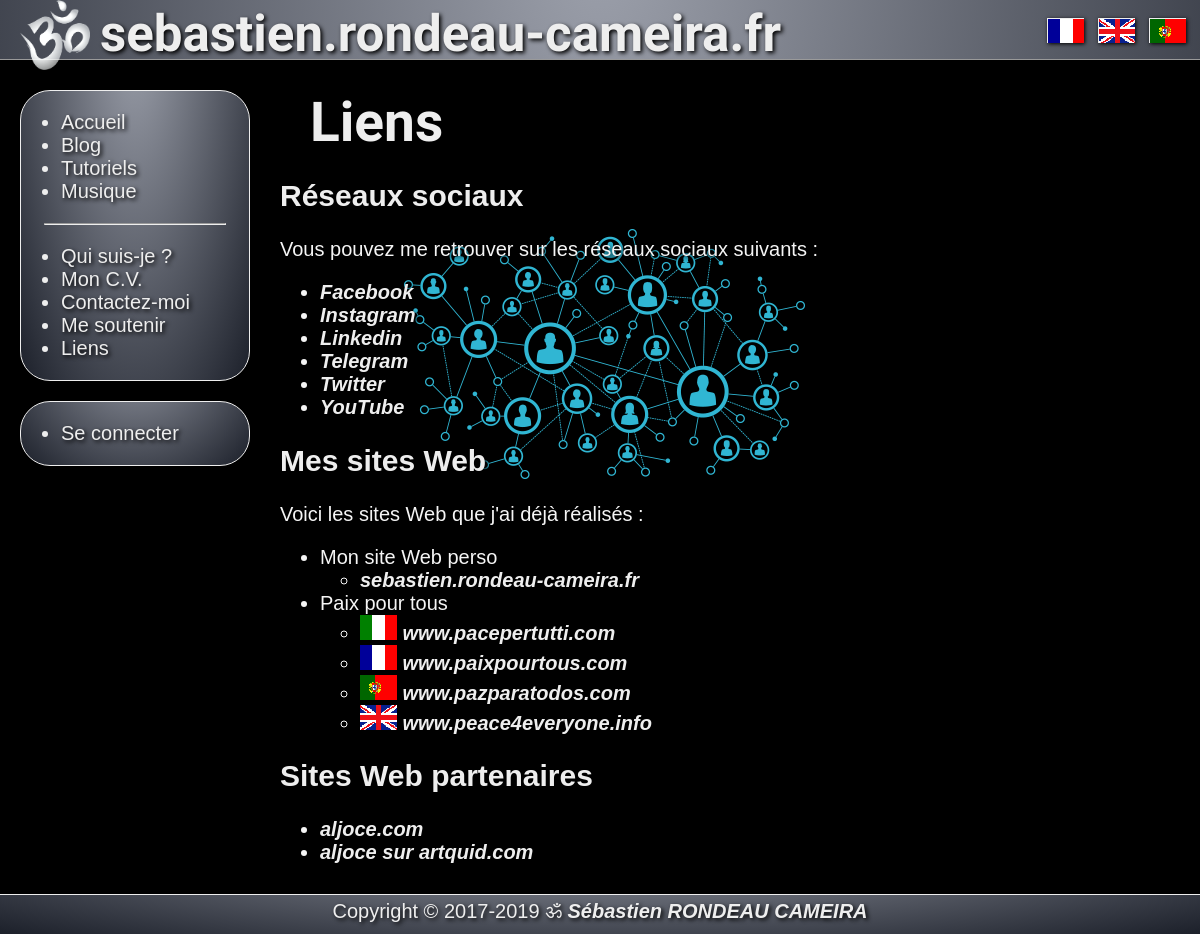
Page /?page=links on the earlier database version.
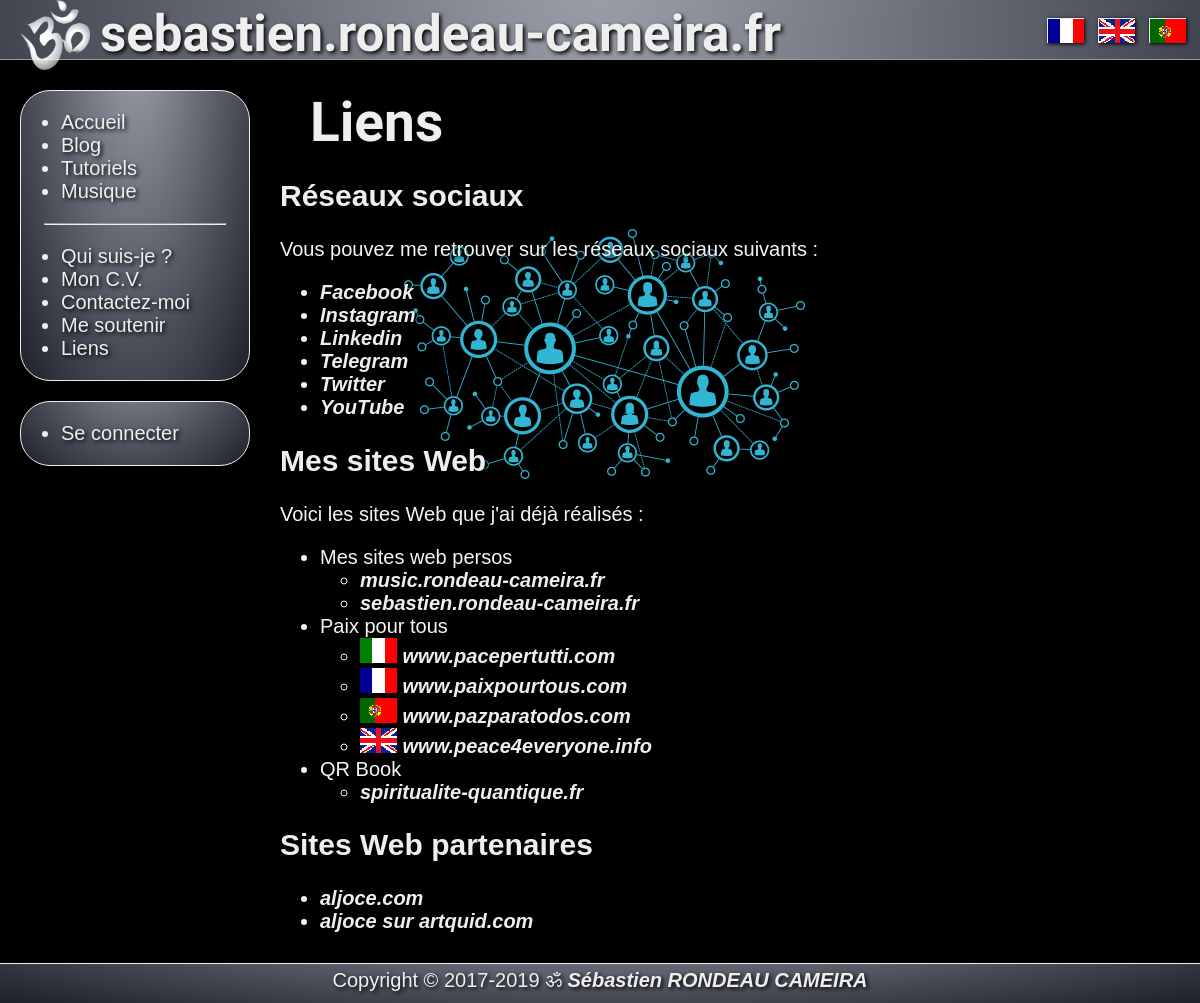
Same page on the later database version.
### tables this page shows
CREATE TABLE IF NOT EXISTS `pages_fr` (
`page_id` int(11) NOT NULL,
  `page_slug` varchar(11) NOT NULL,
  `page_title` varchar(50) NOT NULL,
  `page_content` longtext NOT NULL
);

### public_html/index.php (called while the page is built, shortened)
<?php
    require './includes/inc_gestion_lang.php';
    if (!empty($_GET['page'])) {
        $slug = $_GET['page'];
    }
    else {
        $slug = "home";
        $og_type = "website";
    }
    $pages = new Pages();
    if($lang == 'en') {
        $page = $pages->findEn($slug);
    } elseif($lang == 'pt') {
        $page = $pages->findPt($slug);
    } else {
        $page = $pages->findFr($slug);
    }
    $title = $page['page_title'];
    $text = $page['page_content'];
    require './includes/inc_head.php';
    require './includes/inc_header.php';
    require './includes/inc_block_menu.php';
    require './includes/inc_page_'.$slug.'.php';
    require './includes/inc_footer.php';

### public_html/includes/inc_gestion_lang.php (called while the page is built, shortened)
<?php
    if(isset($_SESSION['lang'])) {
        if($_SESSION['lang'] == 'en') {
            $_SESSION['lang'] = 'en';
            $lang = "en";
        } elseif($_SESSION['lang'] == 'pt') {
            $_SESSION['lang'] = 'pt';
            $lang = "pt";
        } else {
            $_SESSION['lang'] = "fr";
            $lang = "fr";
        }
    } else {
        $lang = "fr";
    }

### public_html/App/Db.php (called while the page is built, shortened)
<?php
abstract class Db
{
    protected static $_instance = null;
    public static function getInstance()
    {
        if(self::$_instance === null)
        {
            self::$_instance = new PDO
            (
                'mysql:host=localhost;dbname=sebastien;charset=utf8',
                'sebastien',
                '6spCeWFu8smHKY51',
                [
                    PDO::ATTR_ERRMODE => PDO::ERRMODE_EXCEPTION,
                    PDO::ATTR_DEFAULT_FETCH_MODE => PDO::FETCH_ASSOC
                ]
            );
        }
        return self::$_instance;
    }
    public function __construct()
    {
        $this->pdo = Db::getInstance();
    }
}

### public_html/App/Classes/Pages.php (called while the page is built, shortened)
<?php
class Pages extends Db
{
    public function findFr(string $slug)
    {
        $sql = "SELECT
        `page_id`,
        `page_slug`,
        `page_title`,
        `page_content`
        FROM `pages_fr`
        WHERE `page_slug` = :page_slug";
        $stmt = $this->pdo->prepare($sql);
        $stmt->bindValue(
            ':page_slug',
            $slug
        );
        if($stmt->execute())
        {
            $result = $stmt->fetch();
        }
        return $result;
    }
}

### public_html/includes/inc_page_links.php (the view)
        <article>
            <div class="title"><?php echo $title; ?></div>
            <div class="article">
                <div class="links">
<?php echo $text; ?>
                </div>
            </div>
        </article>

### public_html/includes/inc_head.php (shortened to what this page needs)
<!DOCTYPE html>
<html lang="<?php echo($lang); ?>">
<head>
    <link rel="stylesheet" href="/css/style.css">
</head>

### public_html/includes/inc_header.php
<body>
    <header>
        <a href="/">
            <img src="/images/aum_blanc.png" alt="Logo" id="logo-img">
            <h1 id="logo-txt">sebastien.rondeau-cameira.fr</h1>
        </a>
        <div id="barre-lang">
            <form method="POST">
                <input type="submit" name="lang" id="flag-fr" value="fr"> -
                <input type="submit" name="lang" id="flag-en" value="en"> -
                <input type="submit" name="lang" id="flag-pt" value="pt">
            </form>
        </div>
    </header>

### public_html/includes/inc_block_menu.php
<?php
    if($lang == 'fr') {
        require('inc_menu_fr.php');
    } elseif($lang == 'en') {
        require('inc_menu_en.php');
    } elseif($lang == 'pt') {
        require('inc_menu_pt.php');
    }

### public_html/includes/inc_menu_fr.php (shortened to what this page needs)
        <div class="menu">
            <div id="hamburger">
                <div id="hamburger-content">
                    <nav>
                        <ul>
                            <li><a href="/">Accueil</a></li>
                            <li><a href="/?page=blog">Blog</a></li>
                            <li><a href="/?page=tutos">Tutoriels</a></li>
                            <li><a href="/?page=music">Musique</a></li>
                        </ul>
                        <hr>
                        <ul>
                            <li><a href="/?page=about">Qui suis-je ?</a></li>
                            <li><a href="/?page=cv">Mon C.V.</a></li>
                            <li><a href="/?page=contact">Contactez-moi</a></li>
                            <li><a href="/?page=donations">Me soutenir</a></li>
                            <li><a href="/?page=links">Liens</a></li>
                        </ul>
                    </nav>
                    <nav>
                        <ul>
<?php if(isset($_SESSION['auth'])): ?>
<?php
        if($_SESSION['auth']['user_is_vip'] == TRUE) {
?>
                            <li><a href="/?page=diary">Journal</a></li>
<?php
        }
?>
                            <li><a href="/?page=account">Mon compte</a></li>
                            <li><a href="/?page=logout">Se déconnecter</a></li>
<?php else: ?>
                            <li><a href="/?page=login">Se connecter</a></li>
<?php endif; ?>
                        </ul>
                    </nav>
                </div>
            </div>
        </div>

### public_html/includes/inc_footer.php
    <footer>
        <p>
            Copyright © 2017-<?php echo date('Y'); ?> ॐ
            <a href="/?page=about">Sébastien RONDEAU CAMEIRA</a>
        </p>
    </footer>
</body>
</html>

### public_html/css/style.css (style rules this page uses)
:root { --blue: #3c3d76; --dark: #000000; --light: #eeeeee; --font-title: 'Tangerine', serif; --font-default: "Trebuchet MS", "Arial", "Lucida grande", "Bitstream Charter", "Liberation sans", "FreeSans", sans-serif; }
* { box-sizing: border-box; }
a, a:visited { color: var(--light); text-decoration: none; text-shadow: 2px 2px 4px var(--dark); }
article { float: left; padding: 20px; margin-left: 260px; margin-right: 30px; }
body { margin: 0 auto; padding-top: 70px; background-repeat: no-repeat; background-attachment: fixed; background-position: top; background-size: 100%; background-color: var(--dark); font-family: var(--font-default); }
footer { font-size: 20px; position: fixed; bottom: 0px; width: 100%; height: 40px; color: var(--light); border-top: 1px solid; border-color: var(--light); background-size: 100%; background-image: radial-gradient(ellipse at center -60px, #9da1ac 0%,#1c202a 100%); text-shadow: 2px 2px 4px var(--dark); text-align: center; }
footer a, footer a:visited { color: var(--light); font-weight: bold; font-style: italic; text-shadow: 2px 2px 4px var(--dark); }
footer p { margin: 0; margin-top: 5px; vertical-align: middle; }
h1 { font-family: var(--font-title); font-size: 40px; top: 0; left: 0; margin-top: 0; padding-top: 0; }
h2 { color: var(--light); }
header { width: 100%; height: 60px; padding: 5px; position: fixed; top: 0px; text-align: center; vertical-align: middle; color: var(--light); border: 0px; border-bottom: 1px solid; border-color: var(--light); border-style: outset; background-repeat: no-repeat; background-attachment: fixed; background-position: top; background-size: 100%; background-image: radial-gradient(ellipse at center -60px, #9da1ac 0%,#1c202a 100%); box-shadow: 5px 5px 7px var(--dark); z-index: 1; }
input[type="submit"] { background-color: var(--light); color: #4d4d4d; font-size: 22px; border: 2px solid; border-style: outset; cursor: pointer; }
nav { color: var(--light); border: 1px solid; border-style: outset; border-radius: 30px; border-color: var(--light); background-size: 100%; background-image: radial-gradient(ellipse at center -60px, #9da1ac 0%,#1c202a 100%); text-shadow: 2px 2px 4px var(--dark); box-shadow: 5px 5px 7px var(--dark); margin-left: 20px; margin-top: 20px; border: 1px solid; font-size: 20px; text-shadow: 2px 2px 4px var(--dark); }
nav hr { width: 80%; }
nav a, nav a:visited { color: var(--light); font-size: 20px; }
#logo-txt { position: absolute; top: 4px; left: 100px; font-family: 'Tangerine', serif; font-size: 51px; color: var(--light); text-shadow: 2px 2px 4px black; }
#barre-lang { position: fixed; top: 18px; right: 14px; text-align: right; color: transparent; }
#flag-fr { background-image: url('/images/flags/drap_fr.gif'); background-repeat: no-repeat; box-shadow: 1px 1px 4px var(--dark); width: 37px; height:25px; color: transparent; border: 1px solid; }
#flag-en { background-image: url('/images/flags/drap_en.gif'); background-repeat: no-repeat; box-shadow: 1px 1px 4px var(--dark); width: 37px; height:25px; color: transparent; border: 1px solid; }
#flag-pt { background-image: url('/images/flags/drap_pt.gif'); background-repeat: no-repeat; box-shadow: 1px 1px 4px var(--dark); width: 37px; height:25px; color: transparent; border: 1px solid; }
#logo-img { position: absolute; top: 0px; left: 20px; width: 70px; height: 70px; }
.article { margin-bottom: 50px; color: whitesmoke; font-size: 20px; text-align: justify; text-shadow: 2px 2px 4px var(--dark); }
.article a, .article a:visited { color: var(--light); font-weight: bold; font-style: italic; font-size: 20px; }
.menu { position: fixed; width: 250px; }
.links { background-image: url('/images/social-network.png'); background-repeat: no-repeat; background-position: right 50px; }
.title { text-align: left; margin-left: 30px; color: var(--light); font-family: var(--font-title); font-size: 55px; font-weight: bold; text-shadow: 2px 2px 4px var(--dark); }
#hamburger, #hamburger-content { display: inline; }

Differences in the rows shown:
changed pages_fr "Liens": page_content "…j'ai déjà réalisés : Mon site Web perso sebastien.rondeau-cameira.fr Paix pour tous www.pacepertutti.com www.paixpourtous.com www.pazparatodos.com www.peace4everyone.info Sites Web partenaires aljoce.com…" → "…j'ai déjà réalisés : Mes sites web persos music.rondeau-cameira.fr sebastien.rondeau-cameira.fr Paix pour tous www.pacepertutti.com www.paixpourtous.com www.pazparatodos.com www.peace4everyone.info QR Book spiritualite-quantique.fr Sites Web partenaires aljoce.com…"
